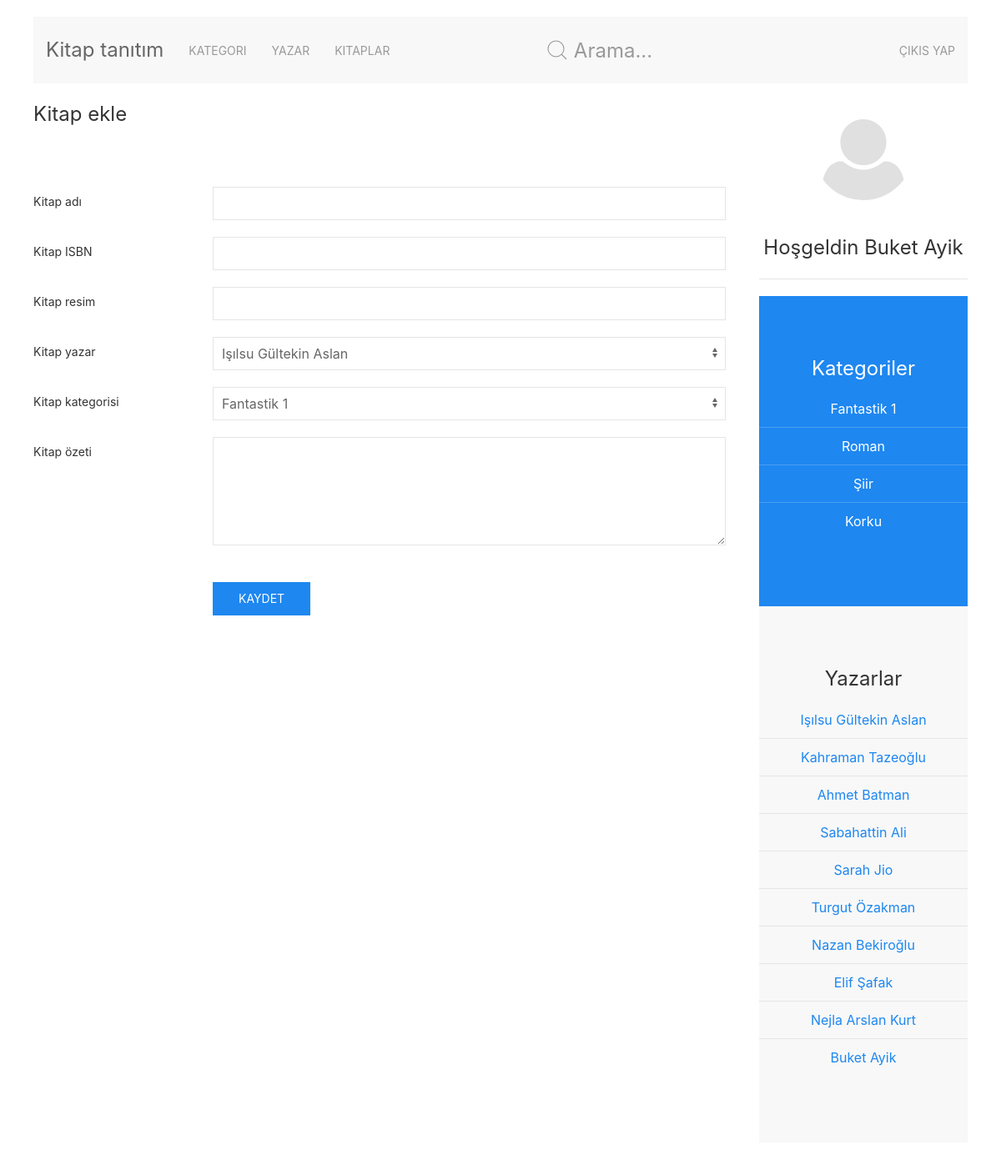
Screenshot of /kitap_ekle.php (signed in) with the database file from the repository.
### tables this page shows
CREATE TABLE `kategori` (
  `id` int(11) NOT NULL,
  `adi` varchar(50) NOT NULL
);

CREATE TABLE `yazar` (
  `id` int(11) NOT NULL,
  `adi` varchar(50) NOT NULL
);

### bk/fonksiyonlar.php (called while the page is built, shortened)
<?php
function veritabani_sorgu($sql) {
	$baglanti = mysql_connect($GLOBALS['veritabani_sunucu'], $GLOBALS['veritabani_kullanici_adi'], $GLOBALS['veritabani_sifre']);
	$sonuc = mysql_query($sql, $baglanti);
	return $sonuc;
}
function kategori_goster(){
	$sorgu = "SELECT * FROM `kategori`";
	$sonuc = veritabani_sorgu($sorgu);
	$sonuc_sayi = mysql_num_rows($sonuc);
	if($sonuc_sayi > 0){
		$sonuclar = array();
		while($sonuc_ayikla = mysql_fetch_array($sonuc, MYSQL_ASSOC)) {
   			$sonuclar [] = $sonuc_ayikla;
		}
		return $sonuclar;
	} else {
		return false;
	}
}
function yazar_goster(){
	$sorgu = "SELECT * FROM `yazar`";
	$sonuc = veritabani_sorgu($sorgu);
	$sonuc = veritabani_sorgu($sorgu);
	$sonuc_sayi = mysql_num_rows($sonuc);
	if($sonuc_sayi > 0){
		$sonuclar = array();
		while($sonuc_ayikla = mysql_fetch_array($sonuc, MYSQL_ASSOC)) {
   			$sonuclar [] = $sonuc_ayikla;
		}
		return $sonuclar;
	} else {
		return false;
	}
}

### kitap_ekle.php (the view, shortened to what this page needs)
<?php
require("bk/fonksiyonlar.php");
$kategoriler = kategori_goster();
$yazarlar = yazar_goster();
?>
<?php
include("bk/ust.php");
?>
<?php
include("bk/menu.php");
?>
	<div class="uk-grid">
                <div class="uk-width-3-4@m">
                <h3>Kitap ekle</h3>
                <form action="" method="post" class="uk-form-horizontal uk-margin-large">
				    <div class="uk-margin">
				    	<div class="uk-margin">
					        <label class="uk-form-label" for="kitap_adi">Kitap adı</label>
					        <div class="uk-form-controls">
					            <input class="uk-input" id="kitap_adi" type="text" name="kitap_adi">
					        </div>
				    	</div>
				    	<div class="uk-margin">
					        <label class="uk-form-label" for="kitap_isbn">Kitap ISBN</label>
					        <div class="uk-form-controls">
					            <input class="uk-input" id="kitap_isbn" type="text" name="kitap_isbn">
					        </div>
					    </div>
					    <div class="uk-margin">
					        <label class="uk-form-label" for="kitap_resim">Kitap resim</label>
					        <div class="uk-form-controls">
					            <input class="uk-input" id="kitap_resim" type="text" name="kitap_resim">
					        </div>
					    </div>
				         <div class="uk-margin">
					        <label class="uk-form-label" for="kitap_yazar">Kitap yazar</label>
					        <div class="uk-form-controls">
					            <select class="uk-select" id="kitap_yazar" name="kitap_yazar">
					            	<?php if($yazarlar) {
							    	foreach ($yazarlar as $yazar) { ?>
					                	<option value="<?php print $yazar['id']; ?>"><?php print $yazar['adi']; ?></option>
					                <?php } } ?>
					            </select>
					        </div>
					    </div>
					    <div class="uk-margin">
					        <label class="uk-form-label" for="kitap_kategori">Kitap kategorisi</label>
					        <div class="uk-form-controls">
					            <select class="uk-select" id="kitap_kategori" name="kitap_kategori">
					            	<?php if($kategoriler) {
							    	foreach ($kategoriler as $kategori) { ?>
					                	<option value="<?php print $kategori['id']; ?>"><?php print $kategori['adi']; ?></option>
					                <?php } } ?>
					            </select>
					        </div>
					    </div>
					    <div class="uk-margin">
					        <label class="uk-form-label" for="kitap_kategori">Kitap özeti</label>
					        <div class="uk-form-controls">
					            <textarea class="uk-textarea" name="kitap_ozet" rows="5" placeholder=""></textarea>
					        </div>
					    </div>
				        <br>
				        <div class="uk-form-controls">
				        	<button type="submit" class="uk-button uk-button-primary">Kaydet</button>
				        </div>
				    </div>
				</form>
        </div>
<?php
include("bk/sag.php");
?>
    </div>
<?php
include("bk/alt.php");
?>

### bk/sag.php (shortened to what this page needs)
<div class="uk-width-1-4@m">
                <div class="uk-panel uk-card uk-text-center">
                    <img class="uk-border-circle" width="120" height="120" alt="">
                    <h3>Hoşgeldin <?php
			if(isset($_SESSION['kullanici'])){
				print $_SESSION['ad'] . " ";
				print $_SESSION['soyad'];
			} else {
				print "Mısafır";
			}
		?></h3>
                </div>
                <hr>
                <div class="uk-section uk-section-primary uk-light">
                    <div class="uk-text-center">
                        <h3 class="uk-panel-title">Kategoriler</h3>
                        <ul class="uk-list uk-list-divider">
                        	<?php
                        	$kategoriler_liste = kategori_goster();
                        	if($kategoriler_liste) {
                        		foreach ($kategoriler_liste as $kategori) { ?>
                        		<li><a href="index.php?goster=kategori&amp;id=<?php print $kategori['id']; ?>"><?php print $kategori['adi']; ?></a></li>
					       <?php } } ?>
                        </ul>
                    </div>
                </div>
                <div class="uk-section uk-section-muted">
                    <div class="uk-text-center">
                        <h3 class="uk-panel-title">Yazarlar</h3>
                        <ul class="uk-list uk-list-divider">
                        	<?php
                        	$yazar_liste = yazar_goster();
                        	if($yazar_liste) {
                        		foreach ($yazar_liste as $yazar) { ?>
                        		<li><a href="index.php?goster=yazar&amp;id=<?php print $yazar['id']; ?>"><?php print $yazar['adi']; ?></a></li>
					       <?php } } ?>
                        </ul>
                    </div>
                </div>
            </div>

### rows the page displays
kategori: adi "Fantastik 1"
kategori: adi "Roman"
kategori: adi "Şiir"
kategori: adi "Korku"
yazar: adi "Işılsu Gültekin Aslan"
yazar: adi "Kahraman Tazeoğlu"
yazar: adi "Ahmet Batman"
yazar: adi "Sabahattin Ali"
yazar: adi "Sarah Jio"
yazar: adi "Turgut Özakman"
yazar: adi "Nazan Bekiroğlu"
yazar: adi "Elif Şafak"
yazar: adi "Nejla Arslan Kurt"
yazar: adi "Buket Ayik"

### other values shown
$_SESSION['ad'] "Buket"
$_SESSION['soyad'] "Ayik"
form field kitap_yazar "Işılsu Gültekin Aslan"
form field kitap_kategori "Fantastik 1"
